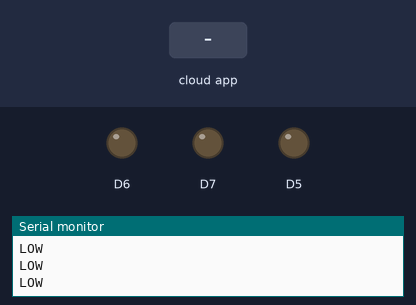
Recording of a sketch running on a simulated ESP8266 (NodeMCU). On the bench: output pins drawn as LEDs (lit = HIGH), the last lines printed to the serial monitor. The inputs (shaded band) are chosen by the test bench. WiFi joins after 1.5 s; servers stay silent unless stated; the Firebase database answers and starts empty.

Above: at 3.7 s.
3.8 s: the phone or cloud app sets Status to ON
At 4.3 s:
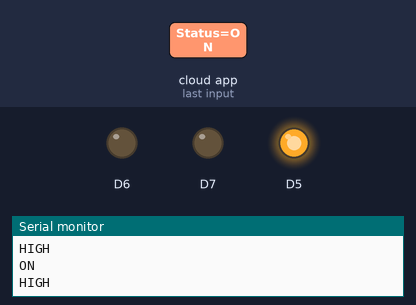
Timing chart, 0 to 6.8 s (numbered marks = the images above; inputs shaded):
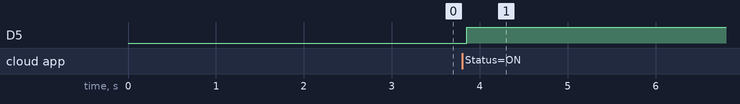

Measured:
- after the input at 3.8 s, D5: LOW → HIGH after 0.05 s

The sketch:

Hi-dropsPot1_0_0.ino
```cpp
/**  Import Library   **/
#include<ESP8266WiFi.h>
#include<FirebaseArduino.h>

/***** Global Variable *****/
#define FIREBASE_HOST "******"                          // database URL
#define FIREBASE_AUTH "******"           // secret key
#define WIFI_SSID "sst"                     // Our WiFi SSID
#define WIFI_PASSWORD "gak boleh"      // Our Wifi Password

int kodePot=2; // Change this later

void setup() {
/***** Inizialize pin *****/
  pinMode(D5, OUTPUT);
  pinMode(D6, OUTPUT);
  pinMode(D7, OUTPUT);

/***** Setup Internet and monitor *****/
  Serial.begin(9600);
  Serial.println("Hi!drops machine started \n\n");
  WiFi.begin(WIFI_SSID, WIFI_PASSWORD);    //try to connect with wifi
  Serial.print("Connecting to ");
  Serial.print(WIFI_SSID);

/** If not connected yet to WiFi **/
  while (WiFi.status() != WL_CONNECTED) {
    Serial.print(".");
    delay(500);
  }

  Serial.println();
  Serial.print("Connected to ");
  Serial.println(WIFI_SSID);
  Serial.print("IP Address is : ");
  Serial.println(WiFi.localIP());                                            //print local IP address
  Firebase.begin(FIREBASE_HOST, FIREBASE_AUTH);   // connect to firebase
  delay(1000);

}

void loop() {
    Firebase.begin(FIREBASE_HOST, FIREBASE_AUTH);   // connect to firebase

  // Setelah ada paket data dari arduino, barulah cek firebase
      if (Firebase.failed()) {
        delay(500);
        Firebase.begin(FIREBASE_HOST, FIREBASE_AUTH);
        Serial.println(Firebase.error());
        Serial.println("Connection to firebase failed. Reconnecting...");
        delay(500);
      }

    // Cek kode status di database
    NyalaMati(cekKode(kodePot));

}

/**** Cek Kode didatabase ****/
String cekKode(int kodePot){
  String path = String(kodePot);
  String status = Firebase.getString(path + "/Status");
  Serial.println(status);
  return status;
}
/**
 * Nyalain waktu kalo state di Realtime Database nya nyala, matiin kalo mati
 *
 * no return
 *
 */
void NyalaMati(String Sstatus){
  if (Sstatus == "ON"){
    digitalWrite(D3, HIGH);
    digitalWrite(D4, HIGH);
    digitalWrite(D5, HIGH);
    Serial.println("HIGH");
  }
  else {
    digitalWrite(D3, LOW);
    digitalWrite(D4, LOW);
    digitalWrite(D5, LOW);
    Serial.println("LOW");
  }
  // Update data di database
   String path = "2/StatusLampu";
   Firebase.setString(path, Sstatus);
}
```
